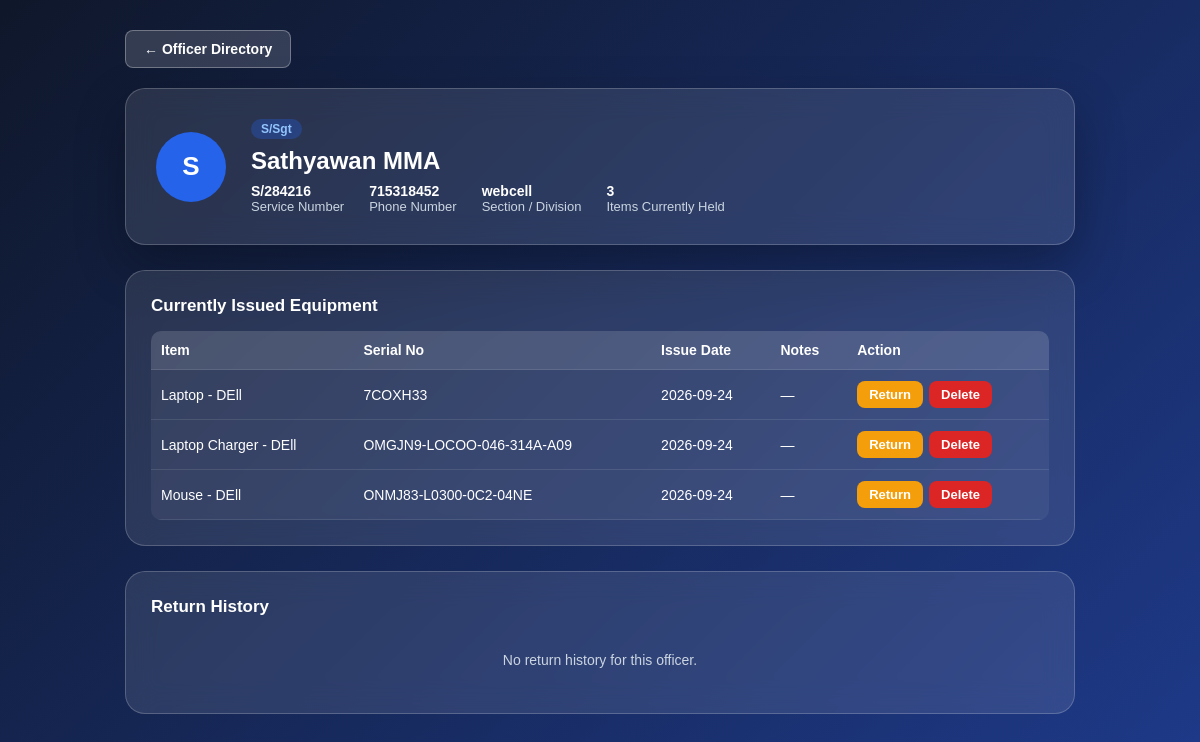
Page /officer_profile.php?id=1 (signed in) on the committed database.
### tables this page shows
CREATE TABLE `officers` (
  `id` int(11) NOT NULL,
  `service_number` varchar(50) NOT NULL,
  `rank` varchar(20) NOT NULL,
  `name` varchar(100) NOT NULL,
  `phone_number` varchar(20) NOT NULL,
  `section_division` varchar(100) NOT NULL,
  `created_at` timestamp NOT NULL DEFAULT current_timestamp(),
  `seniority_order` int(11) NOT NULL DEFAULT 0
);

CREATE TABLE `issues` (
  `id` int(11) NOT NULL,
  `equipment_id` int(11) NOT NULL,
  `officer_id` int(11) NOT NULL,
  `issue_date` date NOT NULL,
  `return_date` date DEFAULT NULL,
  `status` enum('Issued','Returned') NOT NULL DEFAULT 'Issued',
  `notes` varchar(255) DEFAULT NULL,
  `created_at` timestamp NOT NULL DEFAULT current_timestamp()
);

CREATE TABLE `equipment` (
  `id` int(11) NOT NULL,
  `item_name` varchar(100) NOT NULL DEFAULT '',
  `asset_number` varchar(50) NOT NULL,
  `item_type` varchar(50) NOT NULL,
  `brand_model` varchar(100) NOT NULL,
  `status` enum('Available','Issued','Workshop') NOT NULL DEFAULT 'Available',
  `section_division` varchar(100) NOT NULL,
  `date_added` date NOT NULL,
  `created_at` timestamp NOT NULL DEFAULT current_timestamp()
);

### officer_profile.php (the view, shortened to what this page needs)
<?php
require_once "db.php";
$id = (int)($_GET['id'] ?? 0);
$stmt = $pdo->prepare("SELECT * FROM officers WHERE id = ?");
$stmt->execute([$id]);
$officer = $stmt->fetch(PDO::FETCH_ASSOC);
$issuedStmt = $pdo->prepare("SELECT i.*, e.asset_number, e.item_type, e.brand_model
                              FROM issues i
                              JOIN equipment e ON i.equipment_id = e.id
                              WHERE i.officer_id = ? AND i.status = 'Issued'
                              ORDER BY i.issue_date DESC");
$issuedStmt->execute([$id]);
$currentlyIssued = $issuedStmt->fetchAll(PDO::FETCH_ASSOC);
$historyStmt = $pdo->prepare("SELECT i.*, e.asset_number, e.item_type, e.brand_model
                               FROM issues i
                               JOIN equipment e ON i.equipment_id = e.id
                               WHERE i.officer_id = ? AND i.status = 'Returned'
                               ORDER BY i.return_date DESC");
$historyStmt->execute([$id]);
$history = $historyStmt->fetchAll(PDO::FETCH_ASSOC);
?>
<!DOCTYPE html>
<html lang="en">
<head>
</head>
<body>
    <div class="container">
        <div class="top-bar">
            <a href="index.php" class="btn-back">&larr; Officer Directory</a>
        </div>
        <div class="profile-card">
            <div class="avatar"><?php echo strtoupper(substr($officer['name'], 0, 1)); ?></div>
            <div class="profile-details">
                <span class="rank-badge"><?php echo htmlspecialchars($officer['rank']); ?></span>
                <h1><?php echo htmlspecialchars($officer['name']); ?></h1>
                <div class="profile-meta">
                    <div><strong><?php echo htmlspecialchars($officer['service_number']); ?></strong>Service Number</div>
                    <div><strong><?php echo htmlspecialchars($officer['phone_number']); ?></strong>Phone Number</div>
                    <div><strong><?php echo htmlspecialchars($officer['section_division']); ?></strong>Section / Division</div>
                    <div><strong><?php echo count($currentlyIssued); ?></strong>Items Currently Held</div>
                </div>
            </div>
        </div>
        <div class="section-box">
            <h2>Currently Issued Equipment</h2>
            <?php if (count($currentlyIssued) === 0): ?>
                <div class="empty">No equipment currently issued to this officer.</div>
            <?php else: ?>
            <table>
                <thead>
                    <tr>
                        <th>Item</th>
                        <th>Serial No</th>
                        <th>Issue Date</th>
                        <th>Notes</th>
                        <th>Action</th>
                    </tr>
                </thead>
                <tbody>
                    <?php foreach ($currentlyIssued as $r): ?>
                    <tr>
                        <td data-label="Item"><?php echo htmlspecialchars($r['item_type'] . ' - ' . $r['brand_model']); ?></td>
                        <td data-label="Serial No"><?php echo htmlspecialchars($r['asset_number']); ?></td>
                        <td data-label="Issue Date"><?php echo htmlspecialchars($r['issue_date']); ?></td>
                        <td data-label="Notes"><?php echo htmlspecialchars($r['notes'] ?: '—'); ?></td>
                        <td data-label="Action">
                            <div style="display:flex; gap:6px;">
                                <a href="return_equipment.php?id=<?php echo $r['id']; ?>&from=officer_profile.php?id=<?php echo $id; ?>" class="btn-return" onclick="return confirm('Mark this item as returned?');">Return</a>
                                <a href="delete_issue.php?id=<?php echo $r['id']; ?>&from=officer_profile.php?id=<?php echo $id; ?>" class="btn-delete" onclick="return confirm('Remove this record completely? This cannot be undone.');">Delete</a>
                            </div>
                        </td>
                    </tr>
                    <?php endforeach; ?>
                </tbody>
            </table>
            <?php endif; ?>
        </div>
        <div class="section-box">
            <h2>Return History</h2>
            <?php if (count($history) === 0): ?>
                <div class="empty">No return history for this officer.</div>
            <?php endif; ?>
        </div>
    </div>
</body>
</html>

### officer_profile.php (style rules this page uses)
* { margin: 0; padding: 0; box-sizing: border-box; font-family: Arial, sans-serif; }
body { min-height: 100vh; background: linear-gradient(135deg, #0f172a, #1e3a8a); padding: 30px 15px; }
.container { max-width: 950px; margin: 0 auto; }
.top-bar { margin-bottom: 20px; }
.btn-back { padding: 10px 18px; border-radius: 8px; background: rgba(255,255,255,0.15); color: white; border: 1px solid rgba(255,255,255,0.3); text-decoration: none; font-size: 14px; font-weight: bold; display: inline-block; }
.profile-card { background: rgba(255, 255, 255, 0.1); backdrop-filter: blur(15px); border-radius: 20px; border: 1px solid rgba(255, 255, 255, 0.2); padding: 30px; box-shadow: 0 20px 50px rgba(0, 0, 0, 0.3); margin-bottom: 25px; display: flex; align-items: center; gap: 25px; flex-wrap: wrap; }
.avatar { width: 70px; height: 70px; border-radius: 50%; background: #2563eb; color: white; display: flex; align-items: center; justify-content: center; font-size: 26px; font-weight: bold; flex-shrink: 0; }
.profile-details h1 { color: white; font-size: 24px; margin-bottom: 4px; }
.profile-details .rank-badge { display: inline-block; background: rgba(37, 99, 235, 0.3); color: #93c5fd; padding: 3px 10px; border-radius: 20px; font-size: 12px; font-weight: bold; margin-bottom: 8px; }
.profile-meta { display: flex; gap: 25px; flex-wrap: wrap; margin-top: 8px; }
.profile-meta div { color: #cbd5e1; font-size: 13px; }
.profile-meta strong { display: block; color: white; font-size: 14px; }
.section-box { background: rgba(255, 255, 255, 0.1); backdrop-filter: blur(15px); border-radius: 20px; border: 1px solid rgba(255, 255, 255, 0.2); padding: 25px; margin-bottom: 25px; }
.section-box h2 { color: white; font-size: 17px; margin-bottom: 15px; }
table { width: 100%; border-collapse: collapse; color: white; background: rgba(255, 255, 255, 0.05); border-radius: 10px; overflow: hidden; }
th, td { padding: 11px 10px; text-align: left; border-bottom: 1px solid rgba(255, 255, 255, 0.1); font-size: 14px; }
th { background: rgba(255, 255, 255, 0.1); font-weight: bold; }
.btn-return { background: #f59e0b; color: white; padding: 6px 12px; font-size: 13px; border-radius: 8px; text-decoration: none; font-weight: bold; }
.btn-delete { background: #dc2626; color: white; padding: 6px 12px; font-size: 13px; border-radius: 8px; text-decoration: none; font-weight: bold; }
.empty { color: #cbd5e1; text-align: center; padding: 20px; font-size: 14px; }

### rows in the picture
officers: name "S", rank "S/Sgt", name "Sathyawan MMA", service_number "S/284216", phone_number "715318452", section_division "webcell"
issues: equipment.brand_model "Laptop - DEll", equipment.asset_number "7COXH33", issue_date "2026-09-24", notes "—"
issues: equipment.brand_model "Laptop Charger - DEll", equipment.asset_number "OMGJN9-LOCOO-046-314A-A09", issue_date "2026-09-24", notes "—"
issues: equipment.brand_model "Mouse - DEll", equipment.asset_number "ONMJ83-L0300-0C2-04NE", issue_date "2026-09-24", notes "—"

### other values in the picture
count($currentlyIssued) "3"
